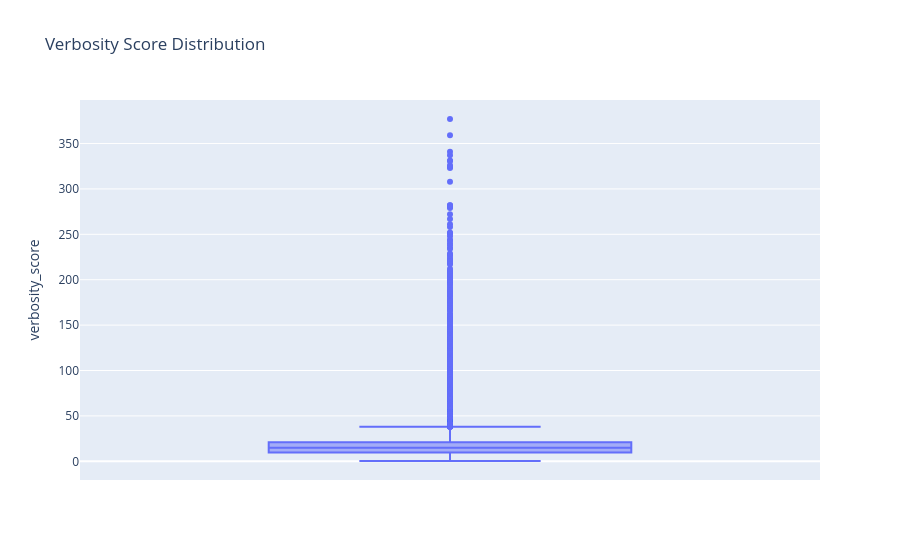

Notebook code for this chart:
### Code cell
# Boxplot for verbosity score
px.box(df, y = 'verbosity_score', title = 'Verbosity Score Distribution')

### Figure 1 — Plotly figure (JSON) as saved in the notebook; plotly's stock layout.template omitted (floating-point values rounded to 4 significant figures; data arrays with more than 128 entries replaced by an {"elided": "..."} marker saying what was removed)
{"data": [{"alignmentgroup": "True", "hovertemplate": "verbosity_score=%{y}<extra></extra>", "legendgroup": "", "marker": {"color": "#636efa"}, "name": "", "notched": false, "offsetgroup": "", "orientation": "v", "showlegend": false, "type": "box", "x0": " ", "xaxis": "x", "y": {"elided": "52002 float values"}, "y0": " ", "yaxis": "y"}], "layout": {"boxmode": "group", "legend": {"tracegroupgap": 0}, "title": {"text": "Verbosity Score Distribution"}, "xaxis": {"anchor": "y", "domain": [0, 1]}, "yaxis": {"anchor": "x", "domain": [0, 1], "title": {"text": "verbosity_score"}}}}
